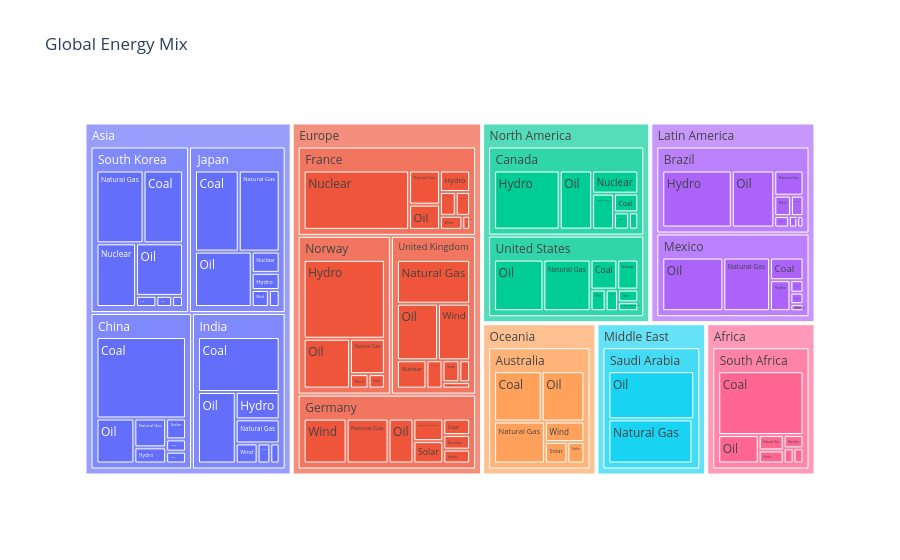

Source (notebook cell):
### Markdown cell above
#### `px.treemap` — the arguments that matter

**Structure**
- `data_frame` — tidy table, one row per leaf (here: one row per country × source)
- `path` — list of columns from root to leaf, e.g. `['Region', 'Country', 'Source']`; the order *is* the hierarchy, and Plotly aggregates every parent level for you
- `values` — numeric column that sets rectangle **area**; must be additive (TWh, counts, sales) — never averages, rates or percentages, which do not sum to a meaningful parent


**Colour**
- `color` — a categorical column gives discrete colours, a numeric column gives a continuous scale
- `color_discrete_map` — dict that pins each category to a colour 
- `color_continuous_scale` (+ `range_color`, `color_continuous_midpoint`) — for numeric colour; use single-hue or diverging scales

### Code cell
# exploratory figure

fig = px.treemap(df, path=['Region','Country', 'Source'], values='TWh',
                 title='Global Energy Mix', height=800,
                 template='plotly_white')
fig.show()

### Figure 1 — Plotly figure (JSON) as saved in the notebook; plotly's stock layout.template omitted (floating-point values rounded to 4 significant figures)
{"data": [{"branchvalues": "total", "domain": {"x": [0, 1], "y": [0, 1]}, "hovertemplate": "labels=%{label}<br>TWh=%{value}<br>parent=%{parent}<br>id=%{id}<extra></extra>", "ids": ["Oceania/Australia/Coal", "Latin America/Brazil/Coal", "North America/Canada/Coal", "Asia/China/Coal", "Europe/France/Coal", "Europe/Germany/Coal", "Asia/India/Coal", "Asia/Japan/Coal", "Latin America/Mexico/Coal", "Africa/South Africa/Coal", "Asia/South Korea/Coal", "Europe/United Kingdom/Coal", "North America/United States/Coal", "Oceania/Australia/Hydro", "Latin America/Brazil/Hydro", "North America/Canada/Hydro", "Asia/China/Hydro", "Europe/France/Hydro", "Europe/Germany/Hydro", "Asia/India/Hydro", "Asia/Japan/Hydro", "Latin America/Mexico/Hydro", "Europe/Norway/Hydro", "Africa/South Africa/Hydro", "Asia/South Korea/Hydro", "Europe/United Kingdom/Hydro", "North America/United States/Hydro", "Oceania/Australia/Natural Gas", "Latin America/Brazil/Natural Gas", "North America/Canada/Natural Gas", "Asia/China/Natural Gas", "Europe/France/Natural Gas", "Europe/Germany/Natural Gas", "Asia/India/Natural Gas", "Asia/Japan/Natural Gas", "Latin America/Mexico/Natural Gas", "Europe/Norway/Natural Gas", "Middle East/Saudi Arabia/Natural Gas", "Africa/South Africa/Natural Gas", "Asia/South Korea/Natural Gas", "Europe/United Kingdom/Natural Gas", "North America/United States/Natural Gas", "Latin America/Brazil/Nuclear", "North America/Canada/Nuclear", "Asia/China/Nuclear", "Europe/France/Nuclear", "Europe/Germany/Nuclear", "Asia/India/Nuclear", "Asia/Japan/Nuclear", "Latin America/Mexico/Nuclear", "Africa/South Africa/Nuclear", "Asia/South Korea/Nuclear", "Europe/United Kingdom/Nuclear", "North America/United States/Nuclear", "Oceania/Australia/Oil", "Latin America/Brazil/Oil", "North America/Canada/Oil", "Asia/China/Oil", "Europe/France/Oil", "Europe/Germany/Oil", "Asia/India/Oil", "Asia/Japan/Oil", "Latin America/Mexico/Oil", "Europe/Norway/Oil", "Middle East/Saudi Arabia/Oil", "Africa/South Africa/Oil", "Asia/South Korea/Oil", "Europe/United Kingdom/Oil", "North America/United States/Oil", "Latin America/Brazil/Other Renewables", "Europe/France/Other Renewables", "Europe/Germany/Other Renewables", "Europe/United Kingdom/Other Renewables", "North America/United States/Other Renewables", "Oceania/Australia/Solar", "Latin America/Brazil/Solar", "North America/Canada/Solar", "Asia/China/Solar", "Europe/France/Solar", "Europe/Germany/Solar", "Asia/India/Solar", "Asia/Japan/Solar", "Latin America/Mexico/Solar", "Europe/Norway/Solar", "Africa/South Africa/Solar", "Asia/South Korea/Solar", "Europe/United Kingdom/Solar", "North America/United States/Solar", "Oceania/Australia/Wind", "Latin America/Brazil/Wind", "North America/Canada/Wind", "Asia/China/Wind", "Europe/France/Wind", "Europe/Germany/Wind", "Asia/India/Wind", "Asia/Japan/Wind", "Latin America/Mexico/Wind", "Europe/Norway/Wind", "Middle East/Saudi Arabia/Wind", "Africa/South Africa/Wind", "Asia/South Korea/Wind", "Europe/United Kingdom/Wind", "North America/United States/Wind", "Oceania/Australia", "Latin America/Brazil", "North America/Canada", "Asia/China", "Europe/France", "Europe/Germany", "Asia/India", "Asia/Japan", "Latin America/Mexico", "Europe/Norway", "Middle East/Saudi Arabia", "Africa/South Africa", "Asia/South Korea", "Europe/United Kingdom", "North America/United States", "Africa", "Asia", "Europe", "Latin America", "Middle East", "North America", "Oceania"], "labels": ["Coal", "Coal", "Coal", "Coal", "Coal", "Coal", "Coal", "Coal", "Coal", "Coal", "Coal", "Coal", "Coal", "Hydro", "Hydro", "Hydro", "Hydro", "Hydro", "Hydro", "Hydro", "Hydro", "Hydro", "Hydro", "Hydro", "Hydro", "Hydro", "Hydro", "Natural Gas", "Natural Gas", "Natural Gas", "Natural Gas", "Natural Gas", "Natural Gas", "Natural Gas", "Natural Gas", "Natural Gas", "Natural Gas", "Natural Gas", "Natural Gas", "Natural Gas", "Natural Gas", "Natural Gas", "Nuclear", "Nuclear", "Nuclear", "Nuclear", "Nuclear", "Nuclear", "Nuclear", "Nuclear", "Nuclear", "Nuclear", "Nuclear", "Nuclear", "Oil", "Oil", "Oil", "Oil", "Oil", "Oil", "Oil", "Oil", "Oil", "Oil", "Oil", "Oil", "Oil", "Oil", "Oil", "Other Renewables", "Other Renewables", "Other Renewables", "Other Renewables", "Other Renewables", "Solar", "Solar", "Solar", "Solar", "Solar", "Solar", "Solar", "Solar", "Solar", "Solar", "Solar", "Solar", "Solar", "Solar", "Wind", "Wind", "Wind", "Wind", "Wind", "Wind", "Wind", "Wind", "Wind", "Wind", "Wind", "Wind", "Wind", "Wind", "Wind", "Australia", "Brazil", "Canada", "China", "France", "Germany", "India", "Japan", "Mexico", "Norway", "Saudi Arabia", "South Africa", "South Korea", "United Kingdom", "United States", "Africa", "Asia", "Europe", "Latin America", "Middle East", "North America", "Oceania"], "level": "3dae36", "name": "", "parents": ["Oceania/Australia", "Latin America/Brazil", "North America/Canada", "Asia/China", "Europe/France", "Europe/Germany", "Asia/India", "Asia/Japan", "Latin America/Mexico", "Africa/South Africa", "Asia/South Korea", "Europe/United Kingdom", "North America/United States", "Oceania/Australia", "Latin America/Brazil", "North America/Canada", "Asia/China", "Europe/France", "Europe/Germany", "Asia/India", "Asia/Japan", "Latin America/Mexico", "Europe/Norway", "Africa/South Africa", "Asia/South Korea", "Europe/United Kingdom", "North America/United States", "Oceania/Australia", "Latin America/Brazil", "North America/Canada", "Asia/China", "Europe/France", "Europe/Germany", "Asia/India", "Asia/Japan", "Latin America/Mexico", "Europe/Norway", "Middle East/Saudi Arabia", "Africa/South Africa", "Asia/South Korea", "Europe/United Kingdom", "North America/United States", "Latin America/Brazil", "North America/Canada", "Asia/China", "Europe/France", "Europe/Germany", "Asia/India", "Asia/Japan", "Latin America/Mexico", "Africa/South Africa", "Asia/South Korea", "Europe/United Kingdom", "North America/United States", "Oceania/Australia", "Latin America/Brazil", "North America/Canada", "Asia/China", "Europe/France", "Europe/Germany", "Asia/India", "Asia/Japan", "Latin America/Mexico", "Europe/Norway", "Middle East/Saudi Arabia", "Africa/South Africa", "Asia/South Korea", "Europe/United Kingdom", "North America/United States", "Latin America/Brazil", "Europe/France", "Europe/Germany", "Europe/United Kingdom", "North America/United States", "Oceania/Australia", "Latin America/Brazil", "North America/Canada", "Asia/China", "Europe/France", "Europe/Germany", "Asia/India", "Asia/Japan", "Latin America/Mexico", "Europe/Norway", "Africa/South Africa", "Asia/South Korea", "Europe/United Kingdom", "North America/United States", "Oceania/Australia", "Latin America/Brazil", "North America/Canada", "Asia/China", "Europe/France", "Europe/Germany", "Asia/India", "Asia/Japan", "Latin America/Mexico", "Europe/Norway", "Middle East/Saudi Arabia", "Africa/South Africa", "Asia/South Korea", "Europe/United Kingdom", "North America/United States", "Oceania", "Latin America", "North America", "Asia", "Europe", "Europe", "Asia", "Asia", "Latin America", "Europe", "Middle East", "Africa", "Asia", "Europe", "North America", "", "", "", "", "", "", ""], "type": "treemap", "values": [2919, 312, 550, 6929.0, 120, 537, 4319, 3347, 949, 6727, 2706, 230, 1015, 448, 4857, 4679, 488, 711, 453, 1156, 452, 791, 6174, 403, 114, 174, 339, 2599, 902, 948, 872, 1160, 2293, 1018, 3130, 3137, 1193, 4573, 472, 3224, 3139, 3083, 118, 1290, 394, 6882, 476, 180, 560, 115, 323, 2370, 819, 798, 2624, 2973, 2315, 1620, 857, 1361, 2593, 2965, 4103, 2228, 5098, 1421, 2322, 2269, 3220, 87, 413, 819, 446, 229, 588, 206, 193, 231, 376, 814, 245, 173, 205, 228, 186, 213, 362, 325, 989, 419, 312, 223, 344, 2348, 422, 275, 188, 260, 96, 186, 165, 1775, 413, 10167, 9874, 10287, 10760.0, 10863, 9101, 9933, 10902, 9488, 10083, 9767, 9718, 11114, 9214, 9422, 9718, 42710.0, 39261, 19362, 9767, 19709, 10167]}], "layout": {"autosize": true, "legend": {"tracegroupgap": 0}, "title": {"text": "Global Energy Mix"}}}
